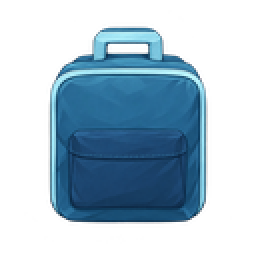
#> input picture assets/probes/bag.png, 128 x 128 px (shown 2 times larger)
$ python validate_assets.py
#> lines starting #> are read from the running program, lines starting #| are printed output that depends on the picture
"""Validate RGBA probes/candidates against their source manifest; Pillow 12.3.0."""

from pathlib import Path
import hashlib
import json
import wave
import xml.etree.ElementTree as ET
from PIL import Image, ImageChops

ROOT = Path(__file__).resolve().parents[1]
path = ROOT / "assets/probes/bag.png"
with Image.open(path) as image:
#> image is the input picture: PIL image 128x128 RGBA; mean R, G, B, A 19.2, 42.1, 57.9, 101.4
    assert image.mode == "RGBA", f"Expected RGBA, got {image.mode}"
    assert image.size == (128, 128), f"Unexpected canvas: {image.size}"
    alpha = image.getchannel("A")
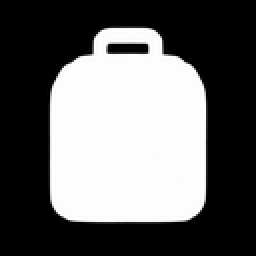
#> alpha: PIL image 128x128 L (shown 2 times larger); min 0, max 255, mean 101.4
    assert alpha.getextrema() == (0, 255), "Expected transparent and opaque pixels"
    assert image.getpixel((0, 0))[3] == 0, "Expected transparent corner"
    print(f"PASS {path.relative_to(ROOT)} RGBA 128x128 alpha=0..255 bbox={alpha.getbbox()}")
#| PASS assets/probes/bag.png RGBA 128x128 alpha=0..255 bbox=(12, 5, 116, 122)

#> (the run stopped early here; a loop or call above may not have finished)
